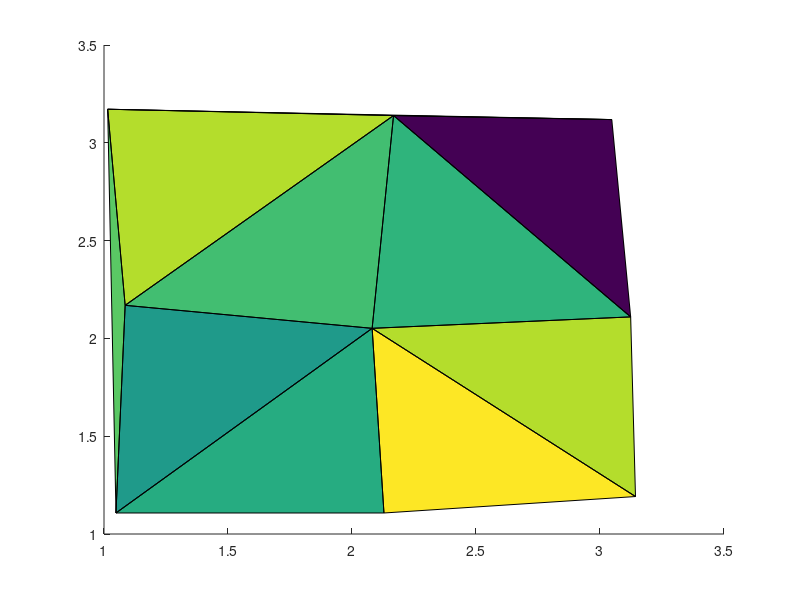

This figure's MATLAB source: (Note: this script raises an error after producing the figure.)
close all
n = 3;
[xx,yy] = meshgrid(1:n,1:n);
x = xx(:) + 0.2*rand(n*n,1);
y = yy(:) + 0.2*rand(n*n,1);
z = rand(n*n,1);
t = delaunay(x,y);
ne = size(t,1);
c = rand(ne,1);
c2 = rand(ne,3);

% Matlab doesn't support the convenient syntax of supplying nodal coordinates + connectivity matrix (afaik).
tx = x(t);
ty = y(t);
tz = z(t);
tc = c(t);
tcm = mean(tc,2);


% FORMAT:
% tx:
%   x coordinates for all triangles
%   one row belongs to one triangle
%   tx(i,1) = x coordinate of first  triangle corner
%   tx(i,2) = x coordinate of second triangle corner
%   tx(i,3) = x coordinate of second triangle corner
%
% ty: the same for the y coordinates

% First type, solid colors
close all
patch(tx',ty',tcm'); 
print('plot1.png','-dpng');
patchtopgfplots(tx,ty,[], tcm, 'plot1.dat');

% Second type, interpolated colors, seperate for each patch
close all
patch(tx',ty',c2');
print('plot2.png','-dpng');
patchtopgfplots(tx,ty,[], c2, 'plot2.dat');

% Third type, interpolated colors, continuous over edges.
close all
patch(tx',ty',tc'); 
print('plot3.png','-dpng');
patchtopgfplots(tx,ty,[], tc, 'plot3.dat');

% an example in 3D.
close all
patch(tx',ty',tz',c');
grid on
view(3)
print('plot4.png','-dpng');
patchtopgfplots(tx,ty,tz,c, 'plot4.dat');

% an example in 3D.
close all
Tz=(tx-2).^2 + (ty-2).^2;
patch(tx',ty',Tz',tc');
grid on
view(3)
print('plot5.png','-dpng');
patchtopgfplots(tx,ty,Tz,tc, 'plot5.dat');


C = colormap;
I = 1:1:size(C,1);
CC = C(I,:);
fid = fopen('colormap.tex','w');
fprintf(fid,'\\pgfplotsset{colormap={matlab}{\n');
fprintf(fid,'rgb=(%f,%f,%f)\n',CC');
fprintf(fid,'}}\n');
fclose(fid);


% Print data to files
coords = [x,y];
fid = fopen('Nodal_Coordinates_2D.txt','w');
fprintf(fid,'# $x$ $y$\n');
fprintf(fid,'%e %e\n',[x,y]');
fclose(fid);

fid = fopen('Nodal_Coordinates_3D.txt','w');
fprintf(fid,'# $x$ $y$ $z$\n');
fprintf(fid,'%e %e %e\n',[x,y,z]');
fclose(fid);

fid = fopen('Connectivity.txt','w');
fprintf(fid,'# $n_1$ $n_2$ $n_3$\n');
fprintf(fid,'%d %d %d\n',t);
fclose(fid);

fid = fopen('Patch_Coordinates_2D.txt','w');
fprintf(fid,'# $x_1$ $y_1$ $x_2$ $y_2$ $x_3$ $y_3$\n');
fprintf(fid,'%e %e %e %e %e %e\n',[tx(:,1),ty(:,1),tx(:,2),ty(:,2),tx(:,3),ty(:,3)]');
fclose(fid);

fid = fopen('Patch_Coordinates_3D.txt','w');
fprintf(fid,'# $x_1$ $y_1$ $z_1$ $x_2$ $y_2$ $z_2$ $x_3$ $y_3$ $z_3$\n');
fprintf(fid,'%e %e %e %e %e %e %e %e %e\n',[tx(:,1),ty(:,1),tz(:,1),tx(:,2),ty(:,2),tz(:,2),tx(:,3),ty(:,3),tz(:,3)]');
fclose(fid);

fid = fopen('Nodal_Values.txt','w');
fprintf(fid,'# $c$\n');
fprintf(fid,'%e\n',c);

fid = fopen('Patch_Values_Faceted.txt','w');
fprintf(fid,'# $c$\n');
fprintf(fid,'%e\n',tcm);
fclose(fid);

fid = fopen('Patch_Values_Interp.txt','w');
fprintf(fid,'# $c_1$ $c_2$ $c_3$\n');
fprintf(fid,'%e %e %e\n',c2);
fclose(fid);

% I envision plotting these figures with something like 
%{

Plot 1
\patch[faceted, values=patch] coordinates { ... } connectivity { ... } values { ... }
\patch[faceted, values=patch] coordinates file {Nodal_Coordinates_2D.txt} connectivity file {Connectivity.txt} values file {Element_Values_Faceted.txt}
\patch[faceted, values=patch, coordinates=patch] coordinates file {Patch_Coordinates_2D.txt} values file {Element_Values_Faceted.txt}


Plot 2
\patch[interp, values=patch, coordinates=nodal] coordinates file {Nodal_Coordinates_2D.txt} connectivity file {Connectivity.txt} values file {Patch_Values_Interp.txt}
\patch[interp, values=patch, coordinates=patch] coordinates file {Patch_Coordinates_2D.txt} values file {Element_Values_Interp.txt}

Plot 3
\patch[interp, values=nodal, coordinates=nodal] coordinates file {Nodal_Coordinates_2D.txt} connectivity file {Connectivity.txt} values file {Patch_Values_Interp.txt}
\patch[interp, values=nodal, coordinates=patch] coordinates file {Patch_Coordinates_2D.txt} values file {Nodal_Values.txt}

%}
